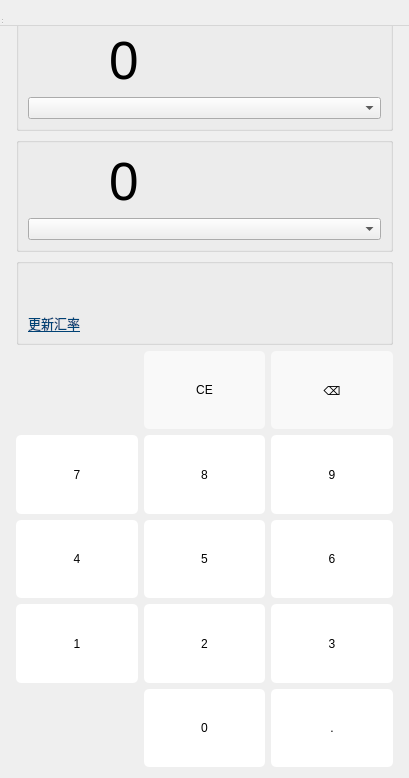
<?xml version="1.0" encoding="UTF-8"?>
<ui version="4.0">
 <class>Currency</class>
 <widget class="QWidget" name="Currency">
  <property name="geometry">
   <rect>
    <x>0</x>
    <y>0</y>
    <width>409</width>
    <height>778</height>
   </rect>
  </property>
  <property name="windowTitle">
   <string>货币</string>
  </property>
  <property name="styleSheet">
   <string notr="true">QPushButton{
	font: 16pt &quot;Arial&quot;;
	border-radius:5px
}
QPushButton:hover{
	font: 20pt &quot;Arial&quot;;
}</string>
  </property>
  <layout class="QGridLayout" name="gridLayout_4">
   <item row="0" column="0">
    <layout class="QGridLayout" name="gridLayout">
     <property name="leftMargin">
      <number>5</number>
     </property>
     <property name="topMargin">
      <number>5</number>
     </property>
     <property name="rightMargin">
      <number>5</number>
     </property>
     <property name="bottomMargin">
      <number>0</number>
     </property>
     <item row="0" column="0">
      <layout class="QGridLayout" name="gridLayout_2">
       <property name="sizeConstraint">
        <enum>QLayout::SetDefaultConstraint</enum>
       </property>
       <item row="9" column="1">
        <widget class="QPushButton" name="btnNum1">
         <property name="sizePolicy">
          <sizepolicy hsizetype="Preferred" vsizetype="Preferred">
           <horstretch>0</horstretch>
           <verstretch>0</verstretch>
          </sizepolicy>
         </property>
         <property name="styleSheet">
          <string notr="true">QPushButton:hover{
	background-color: rgb(252, 252, 252);
}
QPushButton:!hover{
	background-color:rgb(255, 255, 255);
}</string>
         </property>
         <property name="text">
          <string>1</string>
         </property>
         <property name="default">
          <bool>false</bool>
         </property>
         <property name="flat">
          <bool>false</bool>
         </property>
        </widget>
       </item>
       <item row="7" column="1">
        <widget class="QPushButton" name="btnNum7">
         <property name="sizePolicy">
          <sizepolicy hsizetype="Preferred" vsizetype="Preferred">
           <horstretch>0</horstretch>
           <verstretch>0</verstretch>
          </sizepolicy>
         </property>
         <property name="styleSheet">
          <string notr="true">QPushButton:hover{
	background-color: rgb(252, 252, 252);
}
QPushButton:!hover{
	background-color:rgb(255, 255, 255);
}</string>
         </property>
         <property name="text">
          <string>7</string>
         </property>
         <property name="default">
          <bool>false</bool>
         </property>
         <property name="flat">
          <bool>false</bool>
         </property>
        </widget>
       </item>
       <item row="7" column="2">
        <widget class="QPushButton" name="btnNum8">
         <property name="sizePolicy">
          <sizepolicy hsizetype="Preferred" vsizetype="Preferred">
           <horstretch>0</horstretch>
           <verstretch>0</verstretch>
          </sizepolicy>
         </property>
         <property name="styleSheet">
          <string notr="true">QPushButton:hover{
	background-color: rgb(252, 252, 252);
}
QPushButton:!hover{
	background-color:rgb(255, 255, 255);
}</string>
         </property>
         <property name="text">
          <string>8</string>
         </property>
         <property name="default">
          <bool>false</bool>
         </property>
         <property name="flat">
          <bool>false</bool>
         </property>
        </widget>
       </item>
       <item row="5" column="2">
        <widget class="QPushButton" name="btnClearAll">
         <property name="sizePolicy">
          <sizepolicy hsizetype="Preferred" vsizetype="Preferred">
           <horstretch>0</horstretch>
           <verstretch>0</verstretch>
          </sizepolicy>
         </property>
         <property name="styleSheet">
          <string notr="true">QPushButton:hover{
	background-color: rgb(246, 246, 246);
}
QPushButton:!hover{
	background-color:rgb(249, 249, 249);
	font: 12pt &quot;Arial&quot;;
}</string>
         </property>
         <property name="text">
          <string>CE</string>
         </property>
         <property name="default">
          <bool>false</bool>
         </property>
         <property name="flat">
          <bool>false</bool>
         </property>
        </widget>
       </item>
       <item row="7" column="3">
        <widget class="QPushButton" name="btnNum9">
         <property name="sizePolicy">
          <sizepolicy hsizetype="Preferred" vsizetype="Preferred">
           <horstretch>0</horstretch>
           <verstretch>0</verstretch>
          </sizepolicy>
         </property>
         <property name="styleSheet">
          <string notr="true">QPushButton:hover{
	background-color: rgb(252, 252, 252);
}
QPushButton:!hover{
	background-color:rgb(255, 255, 255);
}</string>
         </property>
         <property name="text">
          <string>9</string>
         </property>
         <property name="default">
          <bool>false</bool>
         </property>
         <property name="flat">
          <bool>false</bool>
         </property>
        </widget>
       </item>
       <item row="3" column="1" colspan="3">
        <widget class="QGroupBox" name="groupBoxDown">
         <property name="title">
          <string/>
         </property>
         <layout class="QGridLayout" name="gridLayout_6">
          <item row="1" column="0">
           <widget class="QComboBox" name="comboBoxDown"/>
          </item>
          <item row="0" column="0">
           <layout class="QHBoxLayout" name="horizontalLayout_3">
            <item>
             <widget class="QLabel" name="labelDown">
              <property name="minimumSize">
               <size>
                <width>75</width>
                <height>0</height>
               </size>
              </property>
              <property name="maximumSize">
               <size>
                <width>60</width>
                <height>16777215</height>
               </size>
              </property>
              <property name="text">
               <string/>
              </property>
             </widget>
            </item>
            <item>
             <widget class="QPushButton" name="displayDown">
              <property name="styleSheet">
               <string notr="true">font-size:40pt ;
text-align:left;
</string>
              </property>
              <property name="text">
               <string>0</string>
              </property>
             </widget>
            </item>
           </layout>
          </item>
         </layout>
        </widget>
       </item>
       <item row="8" column="3">
        <widget class="QPushButton" name="btnNum6">
         <property name="sizePolicy">
          <sizepolicy hsizetype="Preferred" vsizetype="Preferred">
           <horstretch>0</horstretch>
           <verstretch>0</verstretch>
          </sizepolicy>
         </property>
         <property name="styleSheet">
          <string notr="true">QPushButton:hover{
	background-color: rgb(252, 252, 252);
}
QPushButton:!hover{
	background-color:rgb(255, 255, 255);
}</string>
         </property>
         <property name="text">
          <string>6</string>
         </property>
         <property name="default">
          <bool>false</bool>
         </property>
         <property name="flat">
          <bool>false</bool>
         </property>
        </widget>
       </item>
       <item row="8" column="1">
        <widget class="QPushButton" name="btnNum4">
         <property name="sizePolicy">
          <sizepolicy hsizetype="Preferred" vsizetype="Preferred">
           <horstretch>0</horstretch>
           <verstretch>0</verstretch>
          </sizepolicy>
         </property>
         <property name="styleSheet">
          <string notr="true">QPushButton:hover{
	background-color: rgb(252, 252, 252);
}
QPushButton:!hover{
	background-color:rgb(255, 255, 255);
}</string>
         </property>
         <property name="text">
          <string>4</string>
         </property>
         <property name="default">
          <bool>false</bool>
         </property>
         <property name="flat">
          <bool>false</bool>
         </property>
        </widget>
       </item>
       <item row="0" column="1" colspan="3">
        <widget class="QGroupBox" name="groupBoxUp">
         <property name="title">
          <string/>
         </property>
         <layout class="QGridLayout" name="gridLayout_3">
          <item row="0" column="0">
           <layout class="QHBoxLayout" name="horizontalLayout">
            <item>
             <widget class="QLabel" name="labelUp">
              <property name="minimumSize">
               <size>
                <width>75</width>
                <height>0</height>
               </size>
              </property>
              <property name="maximumSize">
               <size>
                <width>60</width>
                <height>16777215</height>
               </size>
              </property>
              <property name="text">
               <string/>
              </property>
             </widget>
            </item>
            <item>
             <widget class="QPushButton" name="displayUp">
              <property name="styleSheet">
               <string notr="true">font-size:40pt ;
text-align:left;
</string>
              </property>
              <property name="text">
               <string>0</string>
              </property>
             </widget>
            </item>
           </layout>
          </item>
          <item row="1" column="0">
           <widget class="QComboBox" name="comboBoxUp"/>
          </item>
         </layout>
        </widget>
       </item>
       <item row="10" column="3">
        <widget class="QPushButton" name="btnPeriod">
         <property name="sizePolicy">
          <sizepolicy hsizetype="Preferred" vsizetype="Preferred">
           <horstretch>0</horstretch>
           <verstretch>0</verstretch>
          </sizepolicy>
         </property>
         <property name="styleSheet">
          <string notr="true">QPushButton:hover{
	background-color: rgb(252, 252, 252);
}
QPushButton:!hover{
	background-color:rgb(255, 255, 255);
}</string>
         </property>
         <property name="text">
          <string>.</string>
         </property>
         <property name="default">
          <bool>false</bool>
         </property>
         <property name="flat">
          <bool>false</bool>
         </property>
        </widget>
       </item>
       <item row="8" column="2">
        <widget class="QPushButton" name="btnNum5">
         <property name="sizePolicy">
          <sizepolicy hsizetype="Preferred" vsizetype="Preferred">
           <horstretch>0</horstretch>
           <verstretch>0</verstretch>
          </sizepolicy>
         </property>
         <property name="styleSheet">
          <string notr="true">QPushButton:hover{
	background-color: rgb(252, 252, 252);
}
QPushButton:!hover{
	background-color:rgb(255, 255, 255);
}</string>
         </property>
         <property name="text">
          <string>5</string>
         </property>
         <property name="default">
          <bool>false</bool>
         </property>
         <property name="flat">
          <bool>false</bool>
         </property>
        </widget>
       </item>
       <item row="9" column="2">
        <widget class="QPushButton" name="btnNum2">
         <property name="sizePolicy">
          <sizepolicy hsizetype="Preferred" vsizetype="Preferred">
           <horstretch>0</horstretch>
           <verstretch>0</verstretch>
          </sizepolicy>
         </property>
         <property name="styleSheet">
          <string notr="true">QPushButton:hover{
	background-color: rgb(252, 252, 252);
}
QPushButton:!hover{
	background-color:rgb(255, 255, 255);
}</string>
         </property>
         <property name="text">
          <string>2</string>
         </property>
         <property name="default">
          <bool>false</bool>
         </property>
         <property name="flat">
          <bool>false</bool>
         </property>
        </widget>
       </item>
       <item row="10" column="2">
        <widget class="QPushButton" name="btnNum0">
         <property name="sizePolicy">
          <sizepolicy hsizetype="Preferred" vsizetype="Preferred">
           <horstretch>0</horstretch>
           <verstretch>0</verstretch>
          </sizepolicy>
         </property>
         <property name="styleSheet">
          <string notr="true">QPushButton:hover{
	background-color: rgb(252, 252, 252);
}
QPushButton:!hover{
	background-color:rgb(255, 255, 255);
}</string>
         </property>
         <property name="text">
          <string>0</string>
         </property>
         <property name="default">
          <bool>false</bool>
         </property>
         <property name="flat">
          <bool>false</bool>
         </property>
        </widget>
       </item>
       <item row="5" column="3">
        <widget class="QPushButton" name="btnDel">
         <property name="sizePolicy">
          <sizepolicy hsizetype="Preferred" vsizetype="Preferred">
           <horstretch>0</horstretch>
           <verstretch>0</verstretch>
          </sizepolicy>
         </property>
         <property name="styleSheet">
          <string notr="true">QPushButton:hover{
	background-color: rgb(246, 246, 246);
}
QPushButton:!hover{
	background-color:rgb(249, 249, 249);
	font: 12pt &quot;Arial&quot;;
}</string>
         </property>
         <property name="text">
          <string>⌫</string>
         </property>
         <property name="default">
          <bool>false</bool>
         </property>
         <property name="flat">
          <bool>false</bool>
         </property>
        </widget>
       </item>
       <item row="9" column="3">
        <widget class="QPushButton" name="btnNum3">
         <property name="sizePolicy">
          <sizepolicy hsizetype="Preferred" vsizetype="Preferred">
           <horstretch>0</horstretch>
           <verstretch>0</verstretch>
          </sizepolicy>
         </property>
         <property name="styleSheet">
          <string notr="true">QPushButton:hover{
	background-color: rgb(252, 252, 252);
}
QPushButton:!hover{
	background-color:rgb(255, 255, 255);
}</string>
         </property>
         <property name="text">
          <string>3</string>
         </property>
         <property name="default">
          <bool>false</bool>
         </property>
         <property name="flat">
          <bool>false</bool>
         </property>
        </widget>
       </item>
       <item row="4" column="1" colspan="3">
        <widget class="QGroupBox" name="groupBox_3">
         <property name="title">
          <string/>
         </property>
         <layout class="QVBoxLayout" name="verticalLayout">
          <item>
           <widget class="QLabel" name="labelExchangeRate">
            <property name="text">
             <string/>
            </property>
           </widget>
          </item>
          <item>
           <widget class="QLabel" name="labelUpdateTime">
            <property name="text">
             <string/>
            </property>
           </widget>
          </item>
          <item>
           <widget class="QPushButton" name="btnUpdateRate">
            <property name="maximumSize">
             <size>
              <width>100</width>
              <height>16777215</height>
             </size>
            </property>
            <property name="font">
             <font>
              <family>Arial</family>
              <pointsize>10</pointsize>
              <weight>50</weight>
              <italic>false</italic>
              <bold>false</bold>
              <underline>true</underline>
             </font>
            </property>
            <property name="styleSheet">
             <string notr="true">QPushButton{
	font: 10pt &quot;Arial&quot;;
	border-radius:5px;
	color:rgb(0, 66, 117);
text-align: left;
}</string>
            </property>
            <property name="text">
             <string>更新汇率</string>
            </property>
            <property name="flat">
             <bool>false</bool>
            </property>
           </widget>
          </item>
         </layout>
        </widget>
       </item>
      </layout>
     </item>
    </layout>
   </item>
  </layout>
  <widget class="QMenuBar" name="menubar">
   <property name="geometry">
    <rect>
     <x>0</x>
     <y>0</y>
     <width>409</width>
     <height>26</height>
    </rect>
   </property>
  </widget>
  <widget class="QStatusBar" name="statusbar">
   <property name="geometry">
    <rect>
     <x>0</x>
     <y>0</y>
     <width>3</width>
     <height>25</height>
    </rect>
   </property>
  </widget>
 </widget>
 <resources/>
 <connections/>
</ui>
